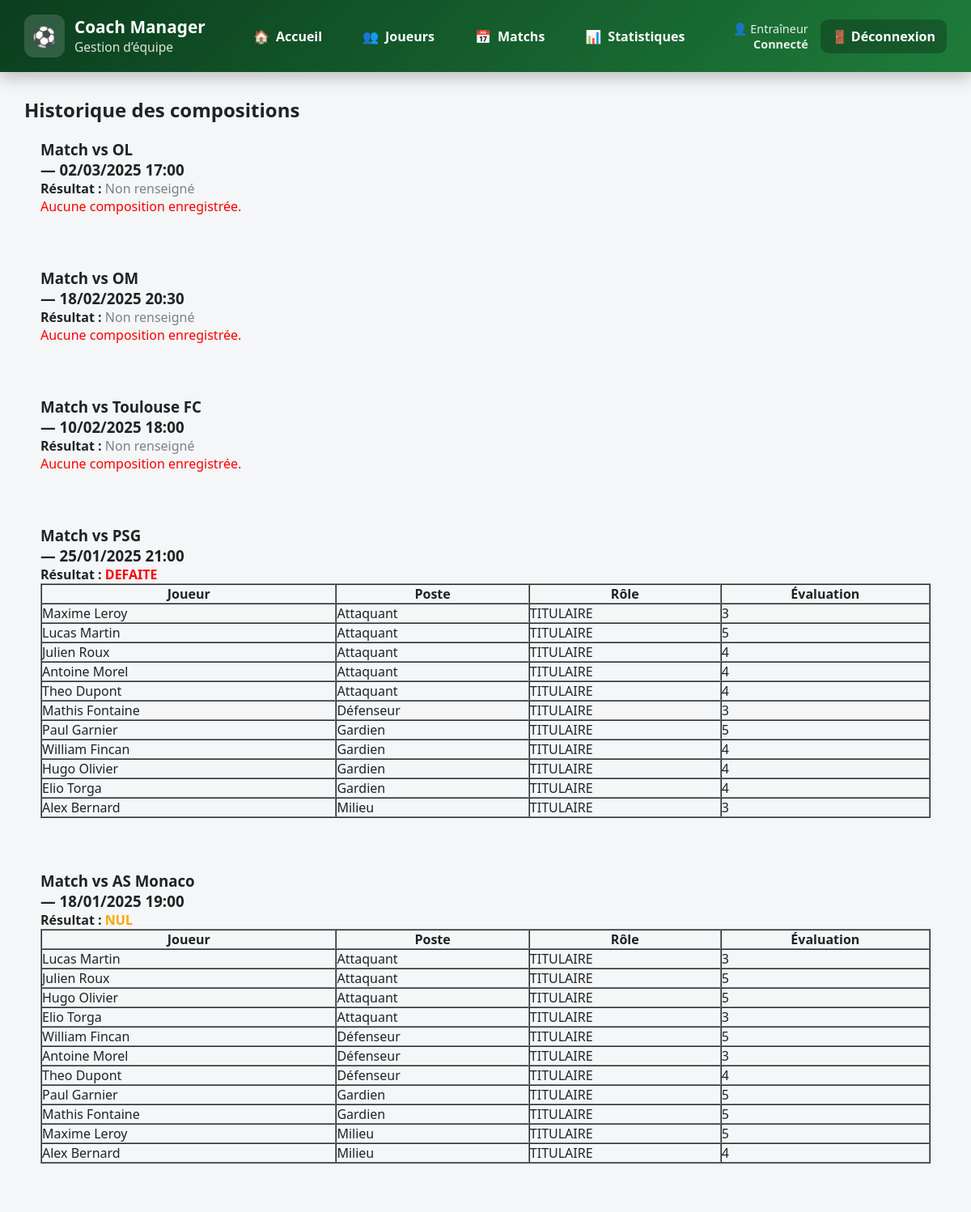
Page /feuille_match/historique_feuille.php (signed in, upper part) on the committed database.
### tables this page shows
CREATE TABLE matchs (
    id_match INT AUTO_INCREMENT PRIMARY KEY,
    date_heure DATETIME NOT NULL,
    adversaire VARCHAR(100) NOT NULL,
    lieu ENUM('DOMICILE','EXTERIEUR') NOT NULL,
    score_equipe INT,
    score_adverse INT,
    resultat ENUM('VICTOIRE','DEFAITE','NUL'),
    etat ENUM('A_PREPARER','PREPARE','JOUE') DEFAULT 'A_PREPARER'
);

CREATE TABLE participation (
    id_match INT NOT NULL,
    id_joueur INT NOT NULL,
    id_poste INT NOT NULL,
    role ENUM('TITULAIRE','REMPLACANT') NOT NULL,
    evaluation TINYINT,
    PRIMARY KEY (id_match, id_joueur),
    FOREIGN KEY (id_match) REFERENCES matchs(id_match) ON DELETE CASCADE,
    FOREIGN KEY (id_joueur) REFERENCES joueur(id_joueur) ON DELETE CASCADE,
    FOREIGN KEY (id_poste) REFERENCES poste(id_poste)
);

CREATE TABLE joueur (
    id_joueur INT AUTO_INCREMENT PRIMARY KEY,
    nom VARCHAR(50) NOT NULL,
    prenom VARCHAR(50) NOT NULL,
    num_licence VARCHAR(20) UNIQUE NOT NULL,
    date_naissance DATE,
    taille_cm INT,
    poids_kg DECIMAL(5,2),
    id_statut INT NOT NULL,
    FOREIGN KEY (id_statut) REFERENCES statut(id_statut)
);

CREATE TABLE poste (
    id_poste INT AUTO_INCREMENT PRIMARY KEY,
    code VARCHAR(10) UNIQUE NOT NULL,
    libelle VARCHAR(50) NOT NULL
);

### bdd/db_match.php (called while the page is built, shortened)
<?php
function getAllMatches(PDO $db) {
    $sql = "SELECT * FROM matchs ORDER BY date_heure DESC";
    return $db->query($sql)->fetchAll();
}
?>

### bdd/db_participation.php (called while the page is built, shortened)
<?php
function getParticipationByMatch(PDO $db, int $id_match) {
    $sql = "
        SELECT
            pa.*,
            j.nom, j.prenom, j.taille_cm, j.poids_kg,
            p.libelle AS poste_libelle
        FROM participation pa
        JOIN joueur j ON j.id_joueur = pa.id_joueur
        LEFT JOIN poste p ON p.id_poste = pa.id_poste
        WHERE pa.id_match = ?
        ORDER BY pa.role DESC, p.libelle ASC
    ";
    $stmt = $db->prepare($sql);
    $stmt->execute([$id_match]);
    return $stmt->fetchAll(PDO::FETCH_ASSOC);
}
?>

### feuille_match/historique_feuille.php (the view, shortened to what this page needs)
<?php
require_once "../bdd/db_match.php";
require_once "../bdd/db_participation.php";
include "../includes/header.php";
$matches = getAllMatches($gestion_sportive);
?>
<h2>Historique des compositions</h2>
<?php foreach ($matches as $match): ?>
    <div class="card" style="margin-bottom: 25px; padding: 20px;">
        <h3>
            Match vs
            <strong><?= htmlspecialchars($match["adversaire"]) ?></strong><br>
            — <?= date("d/m/Y H:i", strtotime($match["date_heure"])) ?>
        </h3>
        <p>
            <strong>Résultat :</strong>
            <?php if ($match["resultat"] === null): ?>
                <span style="color: grey;">Non renseigné</span>
            <?php else: ?>
                <?php if ($match["resultat"] === "VICTOIRE") $color = "green";
                      elseif ($match["resultat"] === "DEFAITE") $color = "red";
                      else $color = "orange"; ?>
                <span style="color: <?= $color ?>; font-weight: bold;">
                    <?= $match["resultat"] ?>
                </span>
            <?php endif; ?>
        </p>
        <?php
        $compo = getParticipationByMatch($gestion_sportive, $match["id_match"]);
        if (empty($compo)): ?>
            <p style="color:red;">Aucune composition enregistrée.</p>
            </div>
            <?php continue; ?>
        <?php endif; ?>
        <table class="table" border="1" cellpadding="6" cellspacing="0" width="100%">
            <thead>
                <tr>
                    <th>Joueur</th>
                    <th>Poste</th>
                    <th>Rôle</th>
                    <th>Évaluation</th>
                </tr>
            </thead>
            <tbody>
            <?php foreach ($compo as $ligne): ?>
                <tr>
                    <td><?= htmlspecialchars($ligne["prenom"] . " " . $ligne["nom"]) ?></td>
                    <td><?= $ligne["poste_libelle"] ?? "-" ?></td>
                    <td><?= htmlspecialchars($ligne["role"]) ?></td>
                    <td><?= $ligne["evaluation"] !== null ? $ligne["evaluation"] : "-" ?></td>
                </tr>
            <?php endforeach; ?>
            </tbody>
        </table>
    </div>
<?php endforeach; ?>
<?php include "../includes/footer.php"; ?>

### includes/header.php (style rules this page uses)
* { box-sizing: border-box; margin: 0; padding: 0; font-family: "Segoe UI", Roboto, Arial, sans-serif; }
body { background-color: #f4f6f8; color: #222; }

### rows in the picture
matchs: adversaire "OL", date_heure "02/03/2025 17:00", shows "Non renseigné", shows "Aucune composition enregistrée."
matchs: adversaire "OM", date_heure "18/02/2025 20:30", shows "Non renseigné", shows "Aucune composition enregistrée."
matchs: adversaire "Toulouse FC", date_heure "10/02/2025 18:00", shows "Non renseigné", shows "Aucune composition enregistrée."
matchs: adversaire "PSG", date_heure "25/01/2025 21:00", resultat "DEFAITE"
participation: id_joueur.nom "Maxime Leroy", id_poste.libelle "Attaquant", role "TITULAIRE", evaluation "3"
participation: id_joueur.nom "Lucas Martin", id_poste.libelle "Attaquant", role "TITULAIRE", evaluation "5"
participation: id_joueur.nom "Julien Roux", id_poste.libelle "Attaquant", role "TITULAIRE", evaluation "4"
participation: id_joueur.nom "Antoine Morel", id_poste.libelle "Attaquant", role "TITULAIRE", evaluation "4"
participation: id_joueur.nom "Theo Dupont", id_poste.libelle "Attaquant", role "TITULAIRE", evaluation "4"
participation: id_joueur.nom "Mathis Fontaine", id_poste.libelle "Défenseur", role "TITULAIRE", evaluation "3"
participation: id_joueur.nom "Paul Garnier", id_poste.libelle "Gardien", role "TITULAIRE", evaluation "5"
participation: id_joueur.nom "William Fincan", id_poste.libelle "Gardien", role "TITULAIRE", evaluation "4"
participation: id_joueur.nom "Hugo Olivier", id_poste.libelle "Gardien", role "TITULAIRE", evaluation "4"
participation: id_joueur.nom "Elio Torga", id_poste.libelle "Gardien", role "TITULAIRE", evaluation "4"
participation: id_joueur.nom "Alex Bernard", id_poste.libelle "Milieu", role "TITULAIRE", evaluation "3"
matchs: adversaire "AS Monaco", date_heure "18/01/2025 19:00", resultat "NUL"
participation: id_joueur.nom "Lucas Martin", id_poste.libelle "Attaquant", role "TITULAIRE", evaluation "3"
participation: id_joueur.nom "Julien Roux", id_poste.libelle "Attaquant", role "TITULAIRE", evaluation "5"
participation: id_joueur.nom "Hugo Olivier", id_poste.libelle "Attaquant", role "TITULAIRE", evaluation "5"
participation: id_joueur.nom "Elio Torga", id_poste.libelle "Attaquant", role "TITULAIRE", evaluation "3"
participation: id_joueur.nom "William Fincan", id_poste.libelle "Défenseur", role "TITULAIRE", evaluation "5"
participation: id_joueur.nom "Antoine Morel", id_poste.libelle "Défenseur", role "TITULAIRE", evaluation "3"
participation: id_joueur.nom "Theo Dupont", id_poste.libelle "Défenseur", role "TITULAIRE", evaluation "4"
participation: id_joueur.nom "Paul Garnier", id_poste.libelle "Gardien", role "TITULAIRE", evaluation "5"
participation: id_joueur.nom "Mathis Fontaine", id_poste.libelle "Gardien", role "TITULAIRE", evaluation "5"
participation: id_joueur.nom "Maxime Leroy", id_poste.libelle "Milieu", role "TITULAIRE", evaluation "5"
participation: id_joueur.nom "Alex Bernard", id_poste.libelle "Milieu", role "TITULAIRE", evaluation "4"
